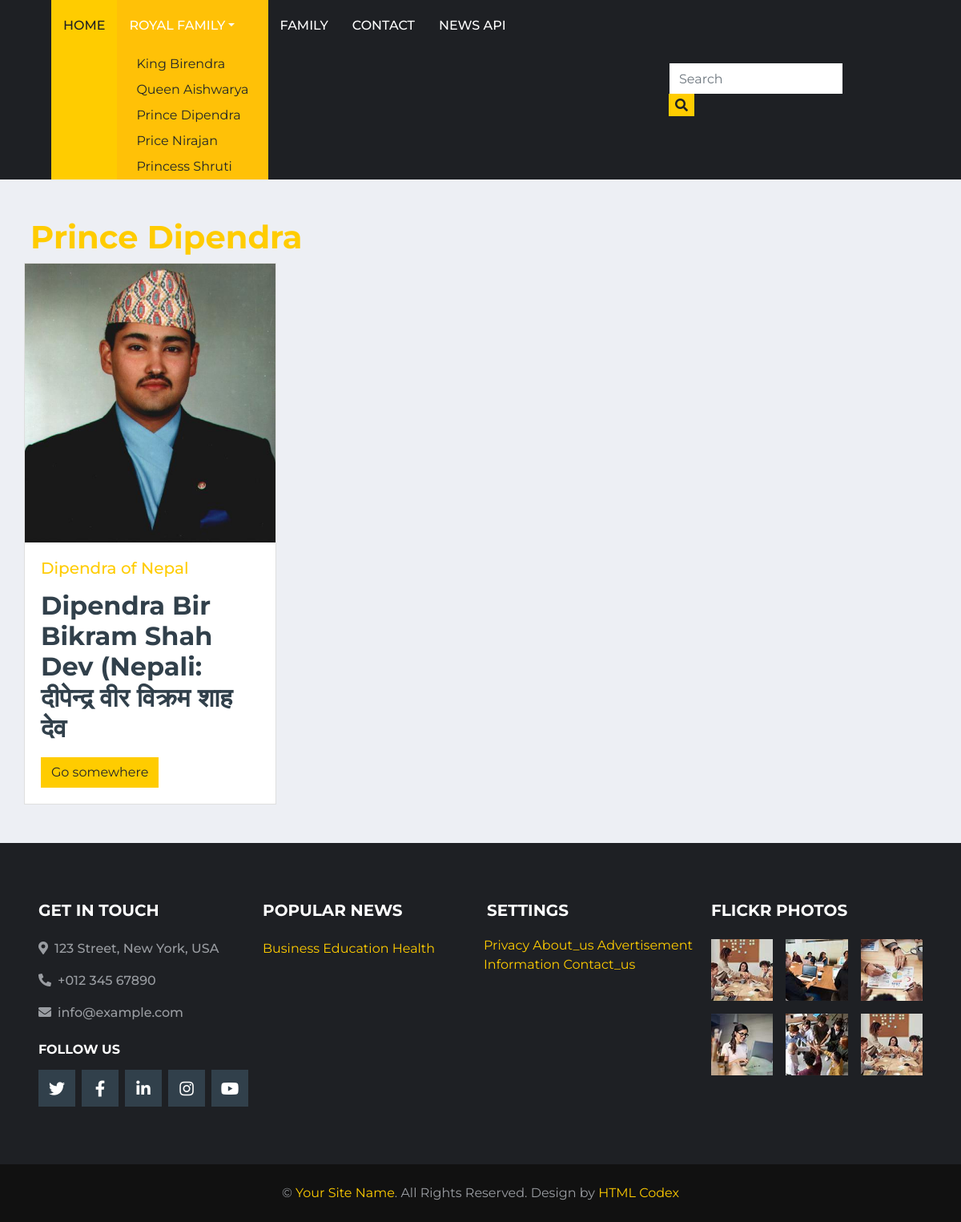
The page /royal/prince-dipendra on the database as committed earlier.
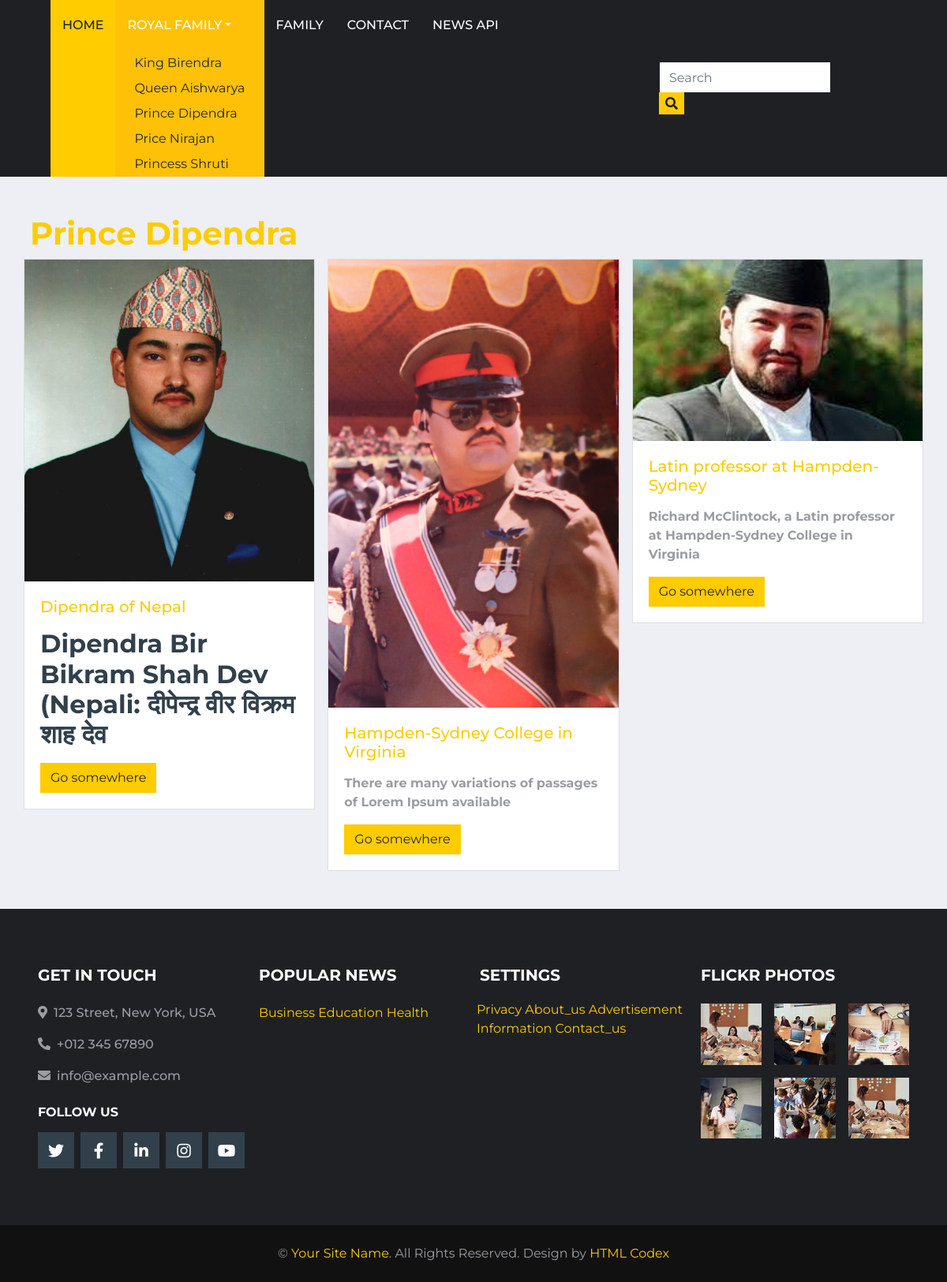
The same page on the database as committed later.
### game/models.py (models this page shows)
class Royal(models.Model):
    name=models.CharField(max_length=100, unique=True)
    slug=models.SlugField(max_length=100, unique=True)

class Family(models.Model):
    royal=models.ForeignKey(Royal, on_delete=models.PROTECT)
    created_at=models.DateTimeField(auto_now_add=True)
    updated_at=models.DateTimeField(auto_now=True)
    is_published=models.BooleanField(default=True)
    title=models.CharField(max_length=100)
    slug=models.SlugField(max_length=100, unique=True)
    summary=RichTextField()
    description=RichTextField()
    photo=models.ImageField(upload_to='photos/%y/%m/%d/', blank=True)

class Popular(models.Model):
    title=models.CharField(max_length=250, unique=True)
    slug=models.SlugField(max_length=250, unique=True)
    content=RichTextField()
    image=models.ImageField(upload_to='page/%y/%m/%d/', blank=True)

class Page(models.Model):
    title=models.CharField(max_length=250, unique=True)
    slug=models.SlugField(max_length=255, unique=True)
    content=RichTextField()
    image=models.ImageField(upload_to='page/%y/%m/%d/', blank=True)

### game/views.py (the view)
# urls.py: path('royal/<slug>',views.royal_family, name='royal'),
def royal_family(request, slug):
    data={
        'royData':Royal.objects.get(slug=slug),
    }
    return render(request, 'royal_family.html', data)

### game/general.py (called while the page is built)
def global_data(request):
    data={
        'royalData':Royal.objects.all(),
        'pageData':Page.objects.all(),
        'popularData':Popular.objects.all(),
    }
    return data

### game/templates/royal_family.html
{% extends 'layouts/main.html' %}
{% block content %}
<div class="container mt-5">
    <div class="row">
        <div class="col-md-12">
            <h1><a href="">{{ royData.name }}</a></h1>
        </div>
        <div class="row">
            {% for cfamily in royData.family_set.all %}
                <div class="col-md-4">
                    <div class="card">
                        {% if cfamily.photo %}
                        <img src="{{ cfamily.photo.url }}" class="img-fluid card-img-top" height="50" alt="image not found">
                        {% endif %}
                        <div class="card-body">
                          <h5 class="card-title"><a href="">{{ cfamily.title }}</a></h5>
                          <p class="card-text">{{ cfamily.summary | safe }}</p>
                          <a href="{% url 'family_details' cfamily.slug %}" class="btn btn-primary">Go somewhere</a>
                        </div>
                    </div>
                </div>
            {% endfor %}
        </div>
    </div>
</div>
{% endblock %}

### game/templates/layouts/menu.html (shortened to what this page needs)
<body>
    <div class="container-fluid p-0">
    <nav class="navbar navbar-expand-lg bg-dark navbar-dark py-2 py-lg-0 px-lg-5">
        <div class="collapse navbar-collapse justify-content-between px-0 px-lg-3" id="navbarCollapse">
            <div class="navbar-nav mr-auto py-0">
                <a href="{% url 'index' %}" class="nav-item nav-link active">Home</a>
                <div class="nav-item dropdown bg-warning">
                    <a href="/" class="nav-link dropdown-toggle" data-toggle="dropdown">Royal Family</a></li>
                    {% for royal in royalData %}
                        <a href="{% url 'royal' royal.slug %}" class="dropdown-item">{{ royal.name }}</a></li>
                    {% endfor %}
                </div>
                <a href="{% url 'family' %}" class="nav-item nav-link">Family</a>
                <a href="{% url 'contact' %}" class="nav-item nav-link">Contact</a>
                  <a href="{% url 'news_api' %}" class="nav-item nav-link">News API</a>
            </div>
            <div class="input-group ml-auto d-none d-lg-flex" style="width: 100%; max-width: 300px;">
                <form action="{% url 'family' %}" method="post">
                    <input type="text" class="form-control border-0" required name="search" placeholder="Search">
                    <div class="input-group-append">
                        <button class="input-group-text bg-primary text-dark border-0 px-2">
                        <i class="fa fa-search"></i></button>
                    </div>
                </form>
            </div>
        </div>
    </nav>
    </div>

### game/templates/layouts/footer.html (shortened to what this page needs)
  {% load static %}
  <div class="container-fluid bg-dark pt-5 px-sm-3 px-md-5 mt-5">
    <div class="row py-4">
        <div class="col-lg-3 col-md-6 mb-5">
            <h5 class="mb-4 text-white text-uppercase font-weight-bold">Get In Touch</h5>
            <p class="font-weight-medium"><i class="fa fa-map-marker-alt mr-2"></i>123 Street, New York, USA</p>
            <p class="font-weight-medium"><i class="fa fa-phone-alt mr-2"></i>+012 345 67890</p>
            <p class="font-weight-medium"><i class="fa fa-envelope mr-2"></i>info@example.com</p>
            <h6 class="mt-4 mb-3 text-white text-uppercase font-weight-bold">Follow Us</h6>
            <div class="d-flex justify-content-start">
                <a class="btn btn-lg btn-secondary btn-lg-square mr-2" href="#"><i class="fab fa-twitter"></i></a>
                <a class="btn btn-lg btn-secondary btn-lg-square mr-2" href="#"><i class="fab fa-facebook-f"></i></a>
                <a class="btn btn-lg btn-secondary btn-lg-square mr-2" href="#"><i class="fab fa-linkedin-in"></i></a>
                <a class="btn btn-lg btn-secondary btn-lg-square mr-2" href="#"><i class="fab fa-instagram"></i></a>
                <a class="btn btn-lg btn-secondary btn-lg-square" href="#"><i class="fab fa-youtube"></i></a>
            </div>
        </div>
        <div class="col-lg-3 col-md-6 mb-5">
            <h5 class="mb-4 text-white text-uppercase font-weight-bold">Popular News</h5>
            <div class="mb-3">
                <div class="mb-2">
                    {% for popular in popularData %}
                    <a href="{% url 'popular' popular.slug %}">{{ popular.title }}</a>
                    {% endfor %}
                </div>
            </div>
        </div>
        <div class="col-lg-3 col-md-6 mb-5">
            <h5 class="mb-4 text-white text-uppercase font-weight-bold">Settings</h5>
            <div class="m-n1">
                {% for page in pageData %}
                <a href="{% url 'page' page.slug %}">{{ page.title }}</a>
                {% endfor %}
            </div>
        </div>
        <div class="col-lg-3 col-md-6 mb-5">
            <h5 class="mb-4 text-white text-uppercase font-weight-bold">Flickr Photos</h5>
            <div class="row">
                <div class="col-4 mb-3">
                    <a href=""><img class="w-100" src="{% static 'img/news-110x110-1.jpg' %}" alt=""></a>
                </div>
                <div class="col-4 mb-3">
                    <a href=""><img class="w-100" src="{% static 'img/news-110x110-2.jpg' %}" alt=""></a>
                </div>
                <div class="col-4 mb-3">
                    <a href=""><img class="w-100" src="{% static 'img/news-110x110-3.jpg' %}" alt=""></a>
                </div>
                <div class="col-4 mb-3">
                    <a href=""><img class="w-100" src="{% static 'img/news-110x110-4.jpg' %}" alt=""></a>
                </div>
                <div class="col-4 mb-3">
                    <a href=""><img class="w-100" src="{% static 'img/news-110x110-5.jpg' %}" alt=""></a>
                </div>
                <div class="col-4 mb-3">
                    <a href=""><img class="w-100" src="{% static 'img/news-110x110-1.jpg' %}" alt=""></a>
                </div>
            </div>
        </div>
    </div>
</div>
<div class="container-fluid py-4 px-sm-3 px-md-5" style="background: #111111;">
    <p class="m-0 text-center">&copy; <a href="#">Your Site Name</a>. All Rights Reserved.
    Design by <a href="https://htmlcodex.com">HTML Codex</a></p>
</div>
</body>
</html>

Rows that differ between the two databases and show on the page:
added Family: photo (picture), title "Hampden-Sydney College in Virginia", summary "There are many variations of passages of Lorem Ipsum available"
added Family: photo (picture), title "Latin professor at Hampden-Sydney", summary "Richard McClintock, a Latin professor at Hampden-Sydney College in Virginia"
